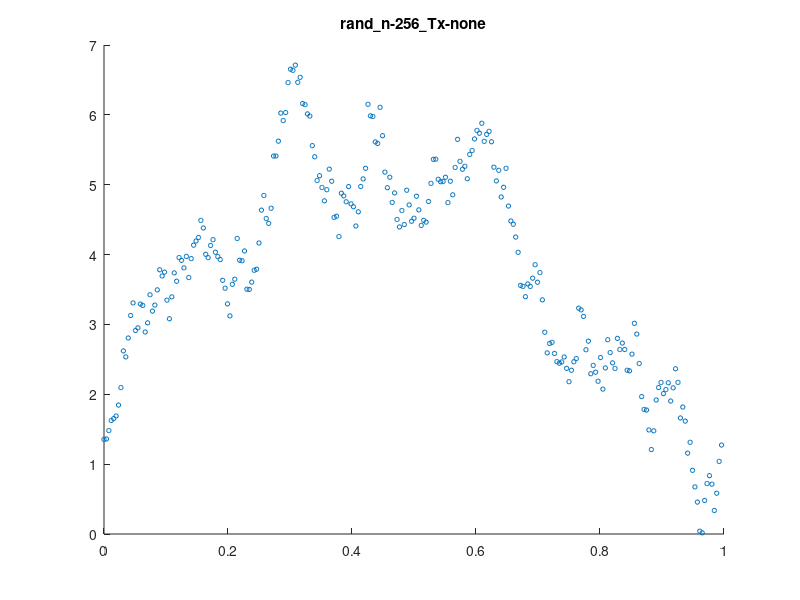
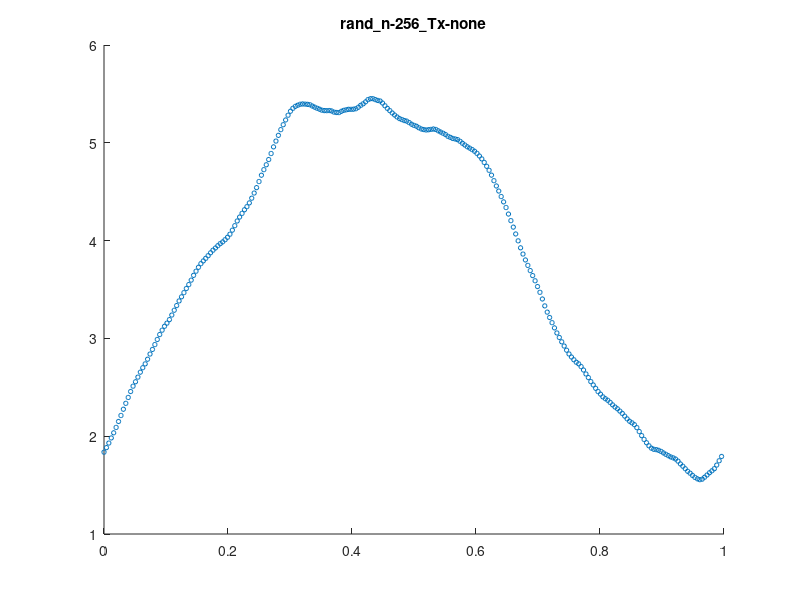
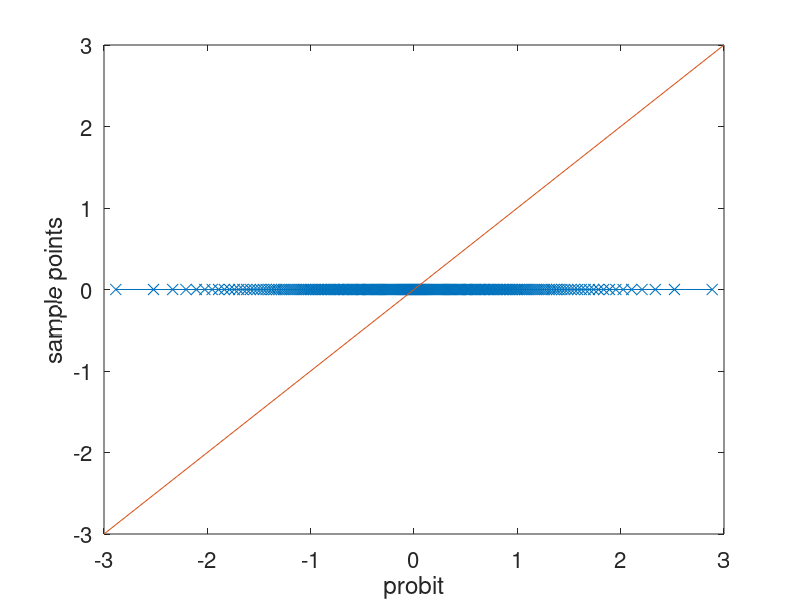
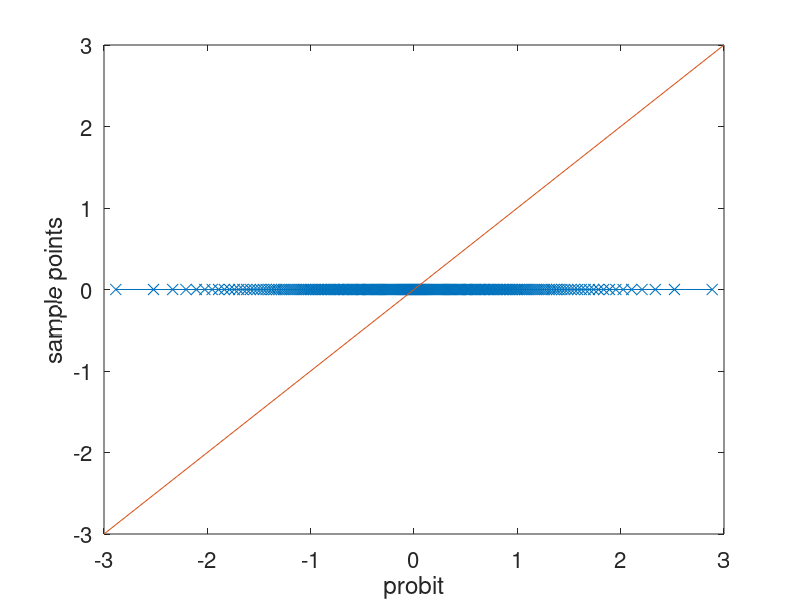

Here is the MATLAB script that generated these plots, in order:
%
% Minimum working example to test Gaussian diagnostics idea
%
function MWE_gaussian_diagnostics()

format short
close all

fNames = {'ExpCos','Keister','rand'};
ptransforms = {'C1','C1sin', 'none'};
fName = fNames{3};
ptransform = ptransforms{3};

npts = 2^8;  % max 14
dim = 1;
rVec = [2 4];

for r=rVec
  
  %parameters for random function
  rfun = r/2;  %1;
  A = 3;
  
  
  shift = rand(1,dim);
  
  [~,xlat_] = simple_lattice_gen(npts,dim,shift,true);
  
  if strcmp(fName,'ExpCos')
    integrand = @(x) exp(sum(cos(2*pi*x), 2));
  elseif strcmp(fName, 'Keister')
    integrand = @(x) keisterFunc(x,dim,1/sqrt(2)); % a=0.8
  else
    integrand = @(x) f_rand(x,rfun,A);
  end
  
  integrand_p = doPeriodTx(integrand, ptransform);
  
  y = integrand_p(xlat_);
  ftilde = fft(y);
  ftilde(1) = 0;  % ftilde = \mV^H(\vf - m \vone)
  if dim==1
    hFigIntegrand = figure; scatter(xlat_, y, 10)
    title(sprintf('%s_n-%d_Tx-%s', ...
      fName, npts, ptransform), 'interpreter','none')
    saveas(hFigIntegrand, sprintf('%s_n-%d_Tx-%s.png', ...
      fName, npts, ptransform))
  end
  
  lnTheta_MLE = fminbnd(@(lna) ...
    ObjectiveFunction(exp(lna),xlat_,(ftilde)), ...
    -15,15,optimset('TolX',1e-2));
  thetaOpt1 = exp(lnTheta_MLE)
  
  lnaMLE_opt = fminsearch(@(lna) ...
    ObjectiveFunction(exp(lna),xlat_,(ftilde)), ...
    0,optimset('TolX',1e-2));
  thetaOpt = exp(lnaMLE_opt)
  
  % thetaOpt = 1;  %0.9;
  % ftilde = real(ftilde);
  
  
  
  lambda1 = kernel(r, xlat_, thetaOpt);
  lambda = kernel2(r, xlat_, thetaOpt);
  
  % apply transform
  % $\vZ = \frac 1n \mV \mLambda^{-\frac 12} \mV^H(\vf - m \vone)$
  % ifft also includes 1/n division
  temp1 = ifft(ftilde./sqrt(lambda));
  w_ftilde = real(temp1);
  
  % create_plots('normplot')
  create_plots('qqplot', w_ftilde)
  
  % Shapiro-Wilk test
  %   [H, pValue, W] = swtest(w_ftilde);
  %   Hval='true';
  %   if H==true
  %     Hval='false';
  %   end
  %   fprintf('Shapiro-Wilk test: Normal=%s, pValue=%1.3f, W=%1.3f\n', Hval, pValue, W);
end

end

function create_plots(type,w_ftilde)
hFigNormplot = figure();
set(hFigNormplot,'defaultaxesfontsize',16, ...
  'defaulttextfontsize',16, ... %make font larger
  'defaultLineLineWidth',0.75, 'defaultLineMarkerSize',8)
if strcmp(type, 'normplot')
  normplot(w_ftilde)
else
  qqplot(w_ftilde); hold on
  plot([-3 3], [-3 3],'-')
end

%     title(sprintf('%s n=%d Tx=%s r=%1.2f theta=%1.2f', ...
%       fName, npts, ptransform, r, thetaOpt))
%     saveas(hFigNormplot, sprintf('%s_%s_n-%d_Tx-%s_r-%d.png', ...
%       type, fName, npts, ptransform, r))
end

% gaussian random function
function fval = f_rand(xpts, rfun, A)
% a = sqrt(2 * factorial(2*rfun))/((2*pi)^rfun);
% theta = (2 * factorial(rfun))/((2*pi)^rfun);
a = 1;

rng(202326) % initialize random number generator for reproducability
N = 2^(15);
f_c = a*randn(1, N);
f_s = a*randn(1, N);
f_0 = randn(1, 1) + A;
kvec = (1:N);
argx = @(x) 2*pi*x*kvec;
f_c_ = @(x)(f_c./kvec.^(rfun)).*cos(argx(x));
f_s_ = @(x)(f_s./kvec.^(rfun)).*sin(argx(x));
f_ran = @(x) f_0 + sum(f_c_(x)+ f_s_(x),2) ; %
fval = f_ran(xpts);
% figure; plot(fval, '.')
end

function Lambda = kernel(r, xun, theta)
constMult =  -(-1)^(r/2)*((2*pi)^r)/(2*factorial(r));
if r == 2
  bernPoly = @(x)(-x.*(1-x) + 1/6);
elseif r == 4
  bernPoly = @(x)( ( (x.*(1-x)).^2 ) - 1/30);
else
  error('Bernoulli order=%d not implemented !', r);
end
kernelFunc = @(x) bernPoly(x);

temp_ = bsxfun(@times, (theta)*constMult, kernelFunc(xun));
C1 = prod(1 + temp_, 2);

% matlab's builtin fft is much faster and accurate
% eigenvalues must be real : Symmetric pos definite Kernel
Lambda = real(fft(C1));

end

function Lambda = kernel2(r, xun, theta)
constMult = 1/2;
kernelFunc = @(x) truncated_series_kernel(x,r);
        
temp_ = bsxfun(@times, (theta)*constMult, kernelFunc(xun));
C1 = prod(1 + temp_, 2);

% matlab's builtin fft is much faster and accurate
% eigenvalues must be real : Symmetric pos definite Kernel
Lambda = real(fft(C1));
end

function g = truncated_series(N, r)
tilde_g_0 = 0;
m = 1:(-1 + N/2);
tilde_g_h1 = N./abs(m).^(r);
m = (N/2):(-1 + N);
tilde_g_h2 = N./abs(N-m).^(r);
tilde_g = [tilde_g_0 tilde_g_h1 tilde_g_h2];
g = ifft(tilde_g)';
end

function c = truncated_series_kernel(x,r)
n = size(x, 1);
g = truncated_series(n,r);
c = g(1 + x*n);
end

function [loss,Lambda,RKHSnorm] = ObjectiveFunction(theta,xun,ftilde)

n = length(ftilde);
% [Lambda, Lambda_ring] = kernel(xun,obj.kernType,a,obj.order,...
%   obj.avoidCancelError);
arbMean = true;
order = 4;
[Lambda] = kernel(order, xun, theta);

% compute RKHSnorm
temp = abs(ftilde(Lambda~=0).^2)./(Lambda(Lambda~=0)) ;

% compute loss: MLE
if arbMean==true
  RKHSnorm = sum(temp(2:end))/n;
  temp_1 = sum(temp(2:end));
else
  RKHSnorm = sum(temp)/n;
  temp_1 = sum(temp);
end

% ignore all zero eigenvalues
loss1 = sum(log(Lambda(Lambda~=0)))/n;
loss2 = log(temp_1);
loss = (loss1 + loss2);
fprintf('loss1 %1.3f loss2 %1.3f loss %1.3f a %1.3e\n', loss1, loss2, loss, theta)

end

function f = doPeriodTx(fInput, ptransform)

if strcmp(ptransform,'Baker')
  f=@(x) fInput(1-2*abs(x-1/2)); % Baker's transform
elseif strcmp(ptransform,'C0')
  f=@(x) fInput(3*x.^2-2*x.^3).*prod(6*x.*(1-x),2); % C^0 transform
elseif strcmp(ptransform,'C1')
  % C^1 transform
  f=@(x) fInput(x.^3.*(10-15*x+6*x.^2)).*prod(30*x.^2.*(1-x).^2,2);
elseif strcmp(ptransform,'C1sin')
  % Sidi C^1 transform
  f=@(x) fInput(x-sin(2*pi*x)/(2*pi)).*prod(2*sin(pi*x).^2,2);
elseif strcmp(ptransform,'C2sin')
  % Sidi C^2 transform
  psi3 = @(t) (8-9*cos(pi*t)+cos(3*pi*t))/16;
  psi3_1 = @(t) (9*sin(pi*t)*pi- sin(3*pi*t)*3*pi)/16;
  f=@(x) fInput(psi3(x)).*prod(psi3_1(x),2);
elseif strcmp(ptransform,'C3sin')
  % Sidi C^3 transform
  psi4 = @(t) (12*pi*t-8*sin(2*pi*t)+sin(4*pi*t))/(12*pi);
  psi4_1 = @(t) (12*pi-8*cos(2*pi*t)*2*pi+sin(4*pi*t)*4*pi)/(12*pi);
  f=@(x) fInput(psi4(x)).*prod(psi4_1(x),2);
elseif strcmp(ptransform,'none')
  % do nothing
  f=@(x) fInput(x);
else
  error('Error: Periodization transform %s not implemented', ptransform);
end

end


function [xlat,xpts_un,xlat_un,xpts] = simple_lattice_gen(n,d,shift,firstBatch)
gen_vec = [1, 433461, 315689, 441789, 501101, 146355, 88411, 215837, 273599 ...
  151719, 258185, 357967, 96407, 203741, 211709, 135719, 100779, ...
  85729, 14597, 94813, 422013, 484367]; %generator
z = gen_vec(1:d);

nmax = n;
nmin = 1 + n/2;
if firstBatch==true
  nmin = 1;
end
nelem=nmax-nmin+1;

if firstBatch==true
  brIndices=vdc(nelem)';
  xpts_un=mod(bsxfun(@times,(0:1/n:1-1/n)',z),1); % unshifted in direct order
else
  brIndices=vdc(nelem)'+1/(2*(nmin-1));
  xpts_un=mod(bsxfun(@times,(1/n:2/n:1-1/n)',z),1); % unshifted in direct order
  
end
xpts = mod(bsxfun(@plus,xpts_un,shift),1);  % shifted in direct order

xlat_un = mod(bsxfun(@times,brIndices',z),1);  % unshifted
xlat = mod(bsxfun(@plus,xlat_un,shift),1);  % shifted in VDC order
end

% van der Corput sequence in base 2
function q = vdc(n)
if n>1
  k=log2(n); % We compute the VDC seq part by part of power 2 size
  q=zeros(2^k,1);
  for l=0:k-1
    nl=2^l;
    kk=2^(k-l-1);
    ptind=repmat([false(nl,1);true(nl,1)],kk,1);
    q(ptind)=q(ptind)+1/2^(l+1);
  end
else
  q=0;
end
end
